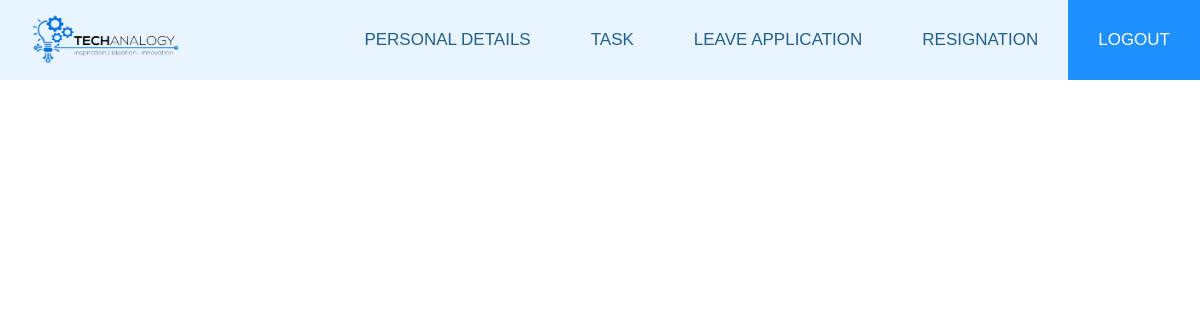
/dashboard/ (signed in), run on an earlier commit of the app's database.
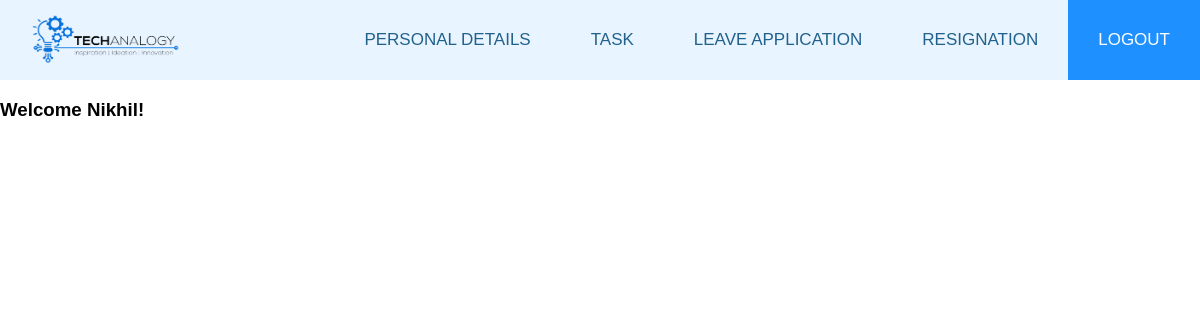
And on a later commit of the database.
### Employee/models.py (models this page shows, shortened)
class Employee(models.Model):
    user = models.OneToOneField(User, on_delete=models.CASCADE)
    title = models.CharField(choices=Title, max_length=3, null=False, blank=False)
    gender = models.CharField(choices=Gender, max_length=6, null=False, blank=False)
    firstname = models.CharField('Firstname', max_length=125, null=False, blank=False)
    lastname = models.CharField('Lastname', max_length=125, null=False, blank=False)
    department = models.ManyToManyField(Department, verbose_name='Department')
    role = models.ManyToManyField(Role, verbose_name='Role')
    phoneNumberRegex = RegexValidator(regex = r"^\+?1?\d{8,15}$")
    phoneNumber = models.CharField(validators = [phoneNumberRegex], max_length = 16, unique = True, default='0123456789')
    email = models.EmailField(max_length=124, default='abc@gmail.com')
    startdate = models.DateField('Employment Date', help_text='date of employment', blank=False, null=True)
    employeetype = models.CharField(choices=Employment_Type, max_length=15, blank=False, null=True)
    employeeid = models.CharField('Employee ID Number', max_length=10, null=True, blank=True)
    created = models.DateTimeField(verbose_name='Created', auto_now_add=True, null=True)
    updated = models.DateTimeField(verbose_name='Updated', auto_now=True, null=True)

### Dashboard/views.py (the view)
# urls.py: path('dashboard/', include('Dashboard.urls')),
@login_required
def Dashboard(request):
    employees = Employee.objects.all()
    context = {
        'employees': employees
    }
    return render(request, 'Dashboard/Dashboard.html', context)

### templates/Dashboard/Dashboard.html (shortened to what this page needs)
{%  extends "Dashboard/Navbar.html" %}
{% block content %}
{% for i in employees %}
{% if i.user == user %}
<body>
<h3>Welcome {{i.firstname}}!</h3>
</body>
{% endif %}
{% endfor %}
{% endblock content %}

### templates/Dashboard/Navbar.html (shortened to what this page needs)
<html>
<head>
</head>
<body>
<div class="topnav">
    <img src="/static/Dashboard/biglogo.png" width="150" height="50">
    <a class="active" href="{% url 'Logout' %}">LOGOUT</a>
    <a href="{% url 'Resignation' %}">RESIGNATION</a>
    <a href="{% url 'Leave' %}">LEAVE APPLICATION</a>
    <a href="{% url 'Task' %}">TASK</a>
    <a href="{% url 'Personal' %}">PERSONAL DETAILS</a>&nbsp;
</div>
</body>
<body>
    {% block content %}{% endblock %}
</body>
</html>

### templates/Dashboard/Navbar.html (style rules this page uses)
body { margin:0; font-family: Helvetica; }
.topnav { overflow: hidden; background-color: rgba(30,144,255,0.1); }
.topnav img { float: left; padding: 14px 30px; }
.topnav a { float: right; color: #21618C; text-align: center; padding: 30px 30px; text-decoration: none; font-size: 17px; }
.topnav a.active { background-color: #1E90FF; color: white; }

What changed in the data, as far as the page shows it:
added Employee: firstname "Nikhil"
